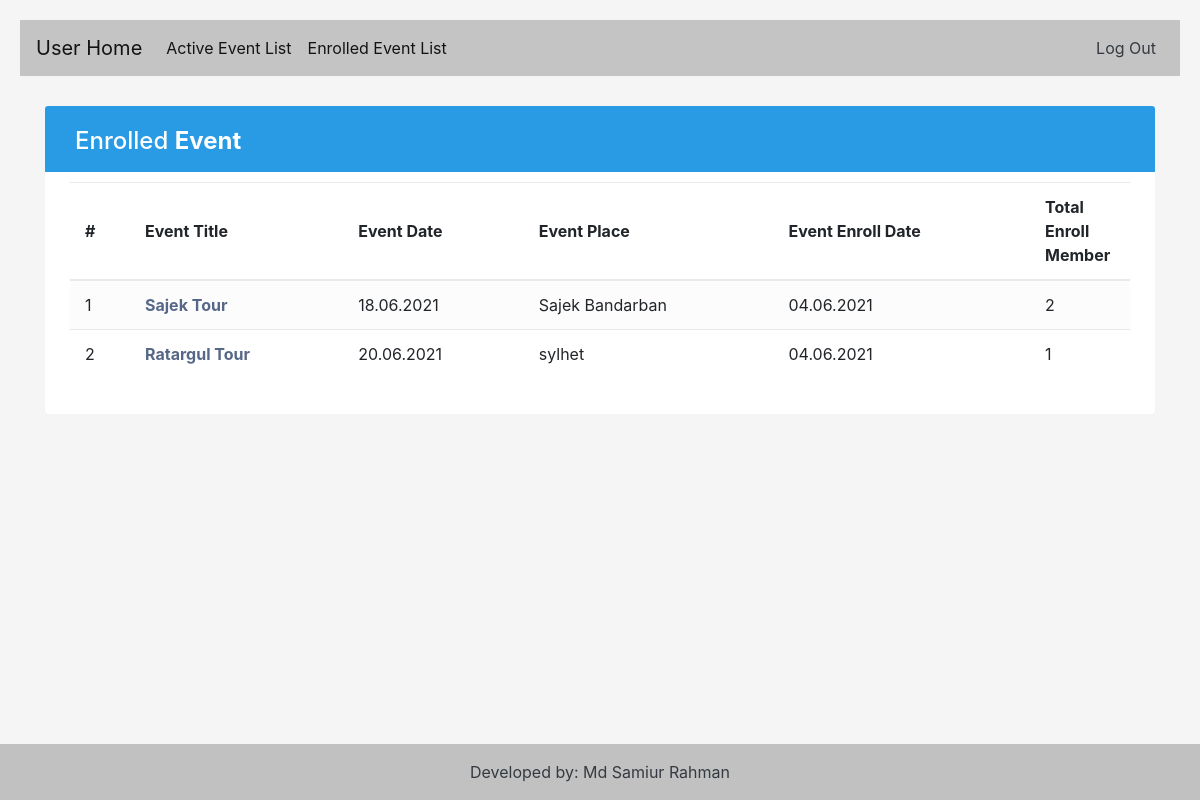
Page /index.php?page=Enrolled_event_list (signed in) on the committed database.
### tables this page shows
CREATE TABLE `event_enroll` (
  `event_enroll_id` int(100) NOT NULL,
  `user_id` int(100) DEFAULT NULL,
  `event_id` int(100) DEFAULT NULL,
  `enroll_date` int(100) DEFAULT NULL
);

CREATE TABLE `event` (
  `event_id` int(100) NOT NULL,
  `event_title` varchar(100) DEFAULT NULL,
  `description` varchar(100) DEFAULT NULL,
  `image` varchar(100) DEFAULT NULL,
  `place_name` varchar(100) DEFAULT NULL,
  `address` varchar(100) DEFAULT NULL,
  `event_date` int(100) DEFAULT NULL,
  `status` int(100) DEFAULT NULL,
  `posted_by` int(100) DEFAULT NULL
);

### model/functions.php (called while the page is built, shortened)
<?PHP
function connect() {
		$connect = mysqli_connect(DB_HOST, DB_USER, DB_PASS, DB_NAME);
		mysqli_set_charset($connect, 'utf8');
		return $connect;
	}
	function total_event_enroll($event_id){
		$db_link=connect();
		$sql_total_event_enroll = "SELECT count(*) as total_event_enroll FROM event_enroll where event_id = '$event_id'";
		$query_total_event_enroll = mysqli_query($db_link, $sql_total_event_enroll);
		$total_event_enroll = mysqli_fetch_assoc($query_total_event_enroll);
		return $total_event_enroll['total_event_enroll'];
	}
	function getEnrolledEvent($user_id){
		$db_link=connect();
		$sql_enrolled_event = "SELECT * FROM event_enroll a,event b where a.user_id='$user_id' and a.event_id=b.event_id";
		$query_enrolled_event = mysqli_query($db_link, $sql_enrolled_event);
		return $query_enrolled_event;
	}
?>

### views/user_home/enrolled_event_list.php (the view, shortened to what this page needs)
<?php require_once 'layouts/header.php';?>
<!DOCTYPE html>
<html lang="en">
<head>
<link rel="stylesheet" href="https://stackpath.bootstrapcdn.com/bootstrap/4.5.0/css/bootstrap.min.css">
<link rel="stylesheet" href="https://maxcdn.bootstrapcdn.com/font-awesome/4.7.0/css/font-awesome.min.css">
</head>
<body>
<div class="container-xl">
    <div class="table-responsive">
        <div class="table-wrapper">
            <div class="table-title">
                <div class="row">
                    <div class="col-sm-5">
                        <h2>Enrolled <b>Event</b></h2>
                    </div>
                </div>
            </div>
            <table class="table table-striped table-hover">
                <thead>
                    <tr>
                        <th>#</th>
                        <th>Event Title</th>
                        <th>Event Date</th>
                        <th>Event Place</th>
                        <th>Event Enroll Date</th>
                        <th>Total Enroll Member</th>
                    </tr>
                </thead>
                <tbody>
                    <?php
                    $query_enrolled_event=getEnrolledEvent($_SESSION['userid']);
                    $count=1;
                    while ($value = mysqli_fetch_assoc($query_enrolled_event)){ ?>
                        <tr>
                            <td><?php echo $count;?></td>
                            <td><a href="index.php?page=Details_event&event_id=<?php echo $value['event_id'];?>"><?php echo $value['event_title'];?></a></td>
                            <td><?php echo date("d.m.Y",$value['event_date']);?></td>
                            <td><?php echo $value['place_name'];?></td>
                            <td><?php echo date("d.m.Y",$value['enroll_date']);?></td>
                            <td><?php echo total_event_enroll($value['event_id']);?></td>
                    </tr>
                   <?php
                    $count++;
                        }
                     ?>
                </tbody>
            </table>
        </div>
    </div>
</div>
</body>
</html>

### views/user_home/enrolled_event_list.php (style rules this page uses)
body { color: #566787; background: #f5f5f5; }
.table-responsive { margin: 30px 0; }
.table-wrapper { min-width: 1000px; background: #fff; padding: 20px 25px; border-radius: 3px; box-shadow: 0 1px 1px rgba(0,0,0,.05); }
.table-title { padding-bottom: 15px; background: #299be4; color: #fff; padding: 16px 30px; margin: -20px -25px 10px; border-radius: 3px 3px 0 0; }
.table-title h2 { margin: 5px 0 0; font-size: 24px; }
table.table tr th, table.table tr td { border-color: #e9e9e9; padding: 12px 15px; vertical-align: middle; }
table.table tr th:first-child { width: 60px; }
table.table tr th:last-child { width: 100px; }
table.table-striped tbody tr:nth-of-type(odd) { background-color: #fcfcfc; }
table.table td a { font-weight: bold; color: #566787; display: inline-block; text-decoration: none; }

### rows in the picture
event_enroll: event.event_title "Sajek Tour", event.event_date "18.06.2021", event.place_name "Sajek Bandarban", enroll_date "04.06.2021", event_id "2"
event_enroll: event.event_title "Ratargul Tour", event.event_date "20.06.2021", event.place_name "sylhet", enroll_date "04.06.2021", event_id "1"
